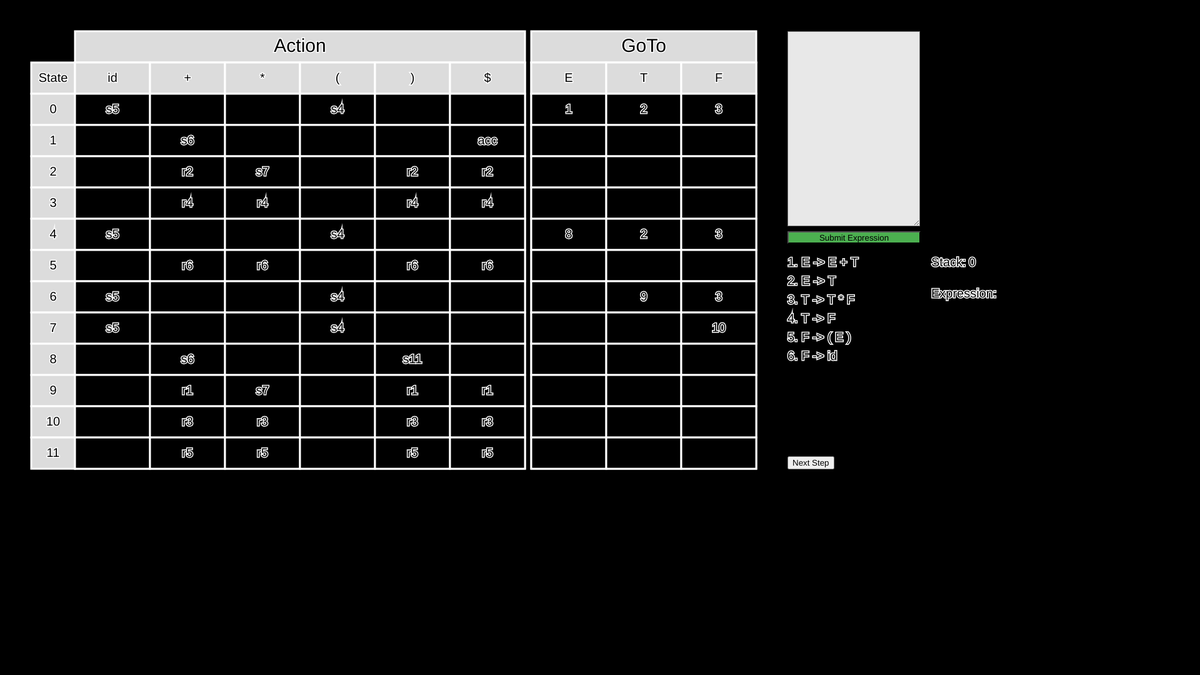
Frame 1 (no input)
Frame 60 (no input): identical to frame 1, image omitted
Frame 120 (the mouse pressed at the canvas centre since frame 60): identical to frame 1, image omitted

The p5.js sketch that drew this single still picture (run headless with seeded random() and noise() and a simulated clock; from frame 60 on, the mouse is pressed at the canvas centre):

// p5.js sketch
// ── sketch.js
//global variables
//let grammerInput, grammerButton;
let expressionInput, expressionButton;
let nextStepButton;

let totalRows = 13;
let actionColumns = 6;
let goToColumns = 3;

let grammar = [
  {num: "1", lhs: "E", rhs: ["E", "+", "T"], rhsCount: 3},
  {num: "2", lhs: "E", rhs: ["T"], rhsCount: 1},
  {num: "3", lhs: "T", rhs: ["T", "*", "F"], rhsCount: 3},
  {num: "4", lhs: "T", rhs: ["F"], rhsCount: 1},
  {num: "5", lhs: "F", rhs: ["(", "E", ")"], rhsCount: 3},
  {num: "6", lhs: "F", rhs: ["id"], rhsCount: 1},
];

let actionArray = ["id", "+", "*", "(", ")", "$"];
let goToArray = ["E", "T", "F"];



let SRPGrid = [
  { E: "1", T: "2", F: "3",  "(": "s4", id: "s5", "+": undefined,   "*": undefined,   ")": undefined,    $: undefined },
  { E: undefined,  T: undefined,  F: undefined,   "(": undefined,   id: undefined,   "+": "s6", "*": undefined,   ")": undefined,    $: "acc" },
  { E: undefined,  T: undefined,  F: undefined,   "(": undefined,   id: undefined,   "+": "r2", "*": "s7", ")": "r2",  $: "r2" },
  { E: undefined,  T: undefined,  F: undefined,   "(": undefined,   id: undefined,   "+": "r4", "*": "r4", ")": "r4",  $: "r4" },
  { E: "8", T: "2", F: "3",  "(": "s4", id: "s5", "+": undefined,   "*": undefined,   ")": undefined,    $: undefined },
  { E: undefined,  T: undefined,  F: undefined,   "(": undefined,   id: undefined,   "+": "r6", "*": "r6", ")": "r6",  $: "r6" },
  { E: undefined,  T: "9", F: "3",  "(": "s4", id: "s5", "+": undefined,   "*": undefined,   ")": undefined,    $: undefined },
  { E: undefined,  T: undefined,  F: "10", "(": "s4", id: "s5", "+": undefined,   "*": undefined,   ")": undefined,    $: undefined },
  { E: undefined,  T: undefined,  F: undefined,   "(": undefined,   id: undefined,   "+": "s6", "*": undefined,   ")": "s11", $: undefined },
  { E: undefined,  T: undefined,  F: undefined,   "(": undefined,   id: undefined,   "+": "r1", "*": "s7", ")": "r1",  $: "r1" },
  { E: undefined,  T: undefined,  F: undefined,   "(": undefined,   id: undefined,   "+": "r3", "*": "r3", ")": "r3",  $: "r3" },
  { E: undefined,  T: undefined,  F: undefined,   "(": undefined,   id: undefined,   "+": "r5", "*": "r5", ")": "r5",  $: "r5" }
];

console.table(SRPGrid);

let stack = ["0", ];


let goToX;

let tokens = [];

function setup() {
  createCanvas(1920, 1080);

  stroke(255);
  strokeWeight(3);

  // Use createElement to make a textarea
  // grammerInput = createElement('textarea');
  // grammerInput.position(1260, 50);
  // grammerInput.size(200, 300);
  // grammerInput.style('text-align', 'left');
  // grammerInput.style('padding', '5px'); 
  // grammerInput.style('font-size', '16px');
  // grammerInput.style('background-color', '#E8E8E8');

  expressionInput = createElement('textarea');
  expressionInput.position(1260, 50);
  expressionInput.size(200, 300);
  expressionInput.style('text-align', 'left');
  expressionInput.style('padding', '5px'); 
  expressionInput.style('font-size', '16px');
  expressionInput.style('background-color', '#E8E8E8');

  // grammerButton = createButton('Submit Grammer');
  // grammerButton.position(1260, 370);
  // grammerButton.size(213, 20);
  // grammerButton.mousePressed(grammerParser);
  // grammerButton.style('background-color', '#4CAF50');
  
  expressionButton = createButton('Submit Expression');
  expressionButton.position(1260, 370);
  expressionButton.size(213, 20);
  expressionButton.mousePressed(parse);
  expressionButton.style('background-color', '#4CAF50');

  nextStepButton = createButton('Next Step');
  nextStepButton.position(1260, 730);
  nextStepButton.mousePressed(step);

  textAlign(CENTER, CENTER);

 
}


//#region draw
function draw() {
  background(0);

  fill(0);
  strokeWeight(3);
  textAlign(CENTER, CENTER);
  // Action Border
  rect(120, 100, actionColumns * 120, totalRows * 50);

  // goTo Border
  goToX = (120 + actionColumns * 120 + 10);
  rect(goToX, 100, goToColumns * 120, totalRows * 50);

  drawActionTable();

  drawgoToTable();

  drawGrid();

  displayGrammar();

  displayExpression();
}

function drawActionTable() {

  fill(220);
  rect(120, 50, 120 * actionColumns, 50);
  fill(0);
  textSize(30);
  text("Action", 120 + (120 * actionColumns) / 2, 75);

  for(i = 0; i < totalRows; i++) {
    fill(220);
    rect(50, 100 + (i * 50), 70, 50);

    fill(0);
    textSize(20);

    (i > 0) ? text(i - 1, 85, 125 + (i * 50)) : text("State", 85, 125);
  }

  for(i = 0; i < actionColumns; i++) {
    fill(220);
    rect(120 + (i * 120), 100, 120, 50);
    fill(0);
    textSize(20);
    text(actionArray[i], 180 + (i * 120), 125);
  }

}

function drawgoToTable() {

  fill(220);
  rect(goToX, 50, goToColumns * 120, 50);
  fill(0);
  textSize(30);
  text("GoTo", goToX + (goToColumns * 120) / 2, 75);

  for(i = 0; i < goToColumns; i++) {
    fill(220);
    rect(goToX + (i * 120), 100, 120, 50);
    fill(0);
    textSize(20);
    text(goToArray[i], goToX + 60 + (i * 120), 125);
  }


}

function drawGrid() {
  // ACTIONS
  for (let i = 0; i < totalRows; i++) {
    for (let j = 0; j < actionColumns; j++) {
      // Highlight current cell
      if (i === actionHighlightedRow && j === actionHighlightedColumn && actionHighlightedColumn !== -1 && !improperSyntax) {
        fill(0, 255, 0); // Highlight shift cell in green
      } else if(i === actionHighlightedRow && j === actionHighlightedColumn  && actionHighlightedColumn !== -1 && improperSyntax) {
        fill(255, 0, 0);
      } else {
        fill(0); // Regular cell background
      }

      if(i < totalRows - 1) {
        rect(120 + (j * 120), 150 + (i * 50), 120, 50);
      } 

      fill(0); // black text
      textSize(20);
      if (SRPGrid[i] && SRPGrid[i][actionArray[j]] !== undefined) {
        text(SRPGrid[i][actionArray[j]], 180 + (j * 120), 175 + (i * 50));
      }
    }
  }


  // GOTOs
  for (let i = 0; i < totalRows; i++) {
    for (let j = 0; j < goToColumns; j++) {
      if (i === goToHighlightedRow && j === goToHighlightedColumn && highlightedIsGoto) {
        fill(0, 255, 0);
      } else {
        fill(0);
      }

      if(i < totalRows - 1) {
        rect(goToX + (j * 120), 150 + (i * 50), 120, 50); 
      } 

      fill(0);
      textSize(20);
      if (SRPGrid[i] && SRPGrid[i][goToArray[j]] !== undefined) {
        text(SRPGrid[i][goToArray[j]], goToX + 60 + (j * 120), 175 + (i * 50));
      }
    }
  }
}

function displayGrammar() {
  textAlign(LEFT, CENTER);
  for (let i = 0; i < grammar.length; i++) {
    if (grammar[i].num === currentRuleNum) {
      fill(0, 255, 0); // Green
    } else {
      fill(0); // black
    }

    textSize(20);
    text(grammar[i].num + ". " + grammar[i].lhs + " -> " + grammar[i].rhs.join(" "), 1260, 420 + (i * 30));
  }
}

function displayExpression() {
  textAlign(LEFT, CENTER);
  textSize(20);

  fill(0);
  text("Stack: ", 1490, 420); // spread vertically
  for (let i = 0; i < stack.length; i++) {
    text(stack[i], 1550 + (i * 20), 420);
  }

  text("Expression: ", 1490, 470);
  for(let i = 0; i < tokens.length; i++) {
    if (i === currentToken) {
      fill(0, 255, 0); // Highlight current token
    } else {
      fill(0);
    }
    text(tokens[i], 1600 + (i * 20), 470);
  }
  
}

//#endregion

//#region parsing logic (assignment)
//global variables
let previouseState = 0;
let goToToken = "";

let currentRuleNum = -1;
let actionHighlightedRow = -1;
let actionHighlightedColumn = -1;
let goToHighlightedRow = -1;
let goToHighlightedColumn = -1;

let highlightedIsGoto = false;

let improperSyntax = false;


let currentToken = 0;

function parse() {
  improperSyntax = false; //ensures that impropersyntax is reset to false at the click of "submit expression" button
  stack = ["0"]; // sets stack to start at 0 "resets stack"
  currentToken = 0; //esures the current token index is reset to 0
  let expression = expressionInput.value(); //gets the expression from the input box
  tokens = expression.match(/\w+|[^\s\w]/g); //splits the expression into tokens

  actionHighlightedRow = -1;
  actionHighlightedColumn = -1;
  goToHighlightedRow = -1;
  goToHighlightedColumn = -1;

  //setTimeout(step, 100); // Start stepping through the tokens
}

// recursive function to ensure that each step occurs independently waiting on button press for next step
function step() {
  currentRuleNum = -1;

  // Ends the timed loop if we reach the end of the tokens (used onyl for setTimeout)
  // if (currentToken >= tokens.length) {
  //   logStack(stack);
  //   return;
  // }

  let parsingRow = stack[stack.length - 1]; //since the stack always has a number at the top we take that and make it the current row
  let token = tokens[currentToken]; //get the current token which is the current position in the expression
  let action = SRPGrid[parsingRow]?.[token]; //actions are either "undefined" (error) or contain "s" (shift) or "r" (reduce) or "acc" (accept) (gets row at current token)
  // console.log("Parsing Row: ", parsingRow);
  // console.log("Token: ", token);
  // console.log("Action: ", action);

  //marks the current row and column for marking the current position in the draw grid function
  actionHighlightedRow = parseInt(parsingRow); 
  actionHighlightedColumn = actionArray.indexOf(token);
  highlightedIsGoto = false;

  if (action !== undefined) { //ensures that the action is defined (meaning no error in parsing)
    if (action[0] === "s") { //detects shift by getting the first character 
      stack.push(token); //since its a shift action we just push the token to the stack
      stack.push(parseInt(action.substring(1))); //we also push the number after it to the stack for future parsing
    }
    else if (action[0] === "r") { //detects reduction by getting the first character
      let validReduction = false;
      validReduction = reduce(parseInt(action.substring(1))); //calls reduce function

      // Goto highlight (based on reduction)
      if (validReduction && SRPGrid[previouseState] && SRPGrid[previouseState][goToToken] !== undefined) { //takes advantage of short circuit evaluation (from class)
        action = SRPGrid[previouseState][goToToken];
        stack.push(parseInt(action));

        //marks GOTO row and column for tracking proggression
        highlightedIsGoto = true;
        goToHighlightedRow = parseInt(previouseState);
        goToHighlightedColumn = goToArray.indexOf(goToToken);

        // console.log("Goto Hilighted Row: ", goToHighlightedRow);
        // console.log("Goto Hilighted Column: ", goToHighlightedColumn);
    
      } else {
        improperSyntax = true;
        return; //halt all parcing since we landed on an undefined square in the goto table
      }

      currentToken--; // since we reduce we need to stay on the current token
    }
    else if (action === "acc") { //we finished parsing the expression symbolized by landing on "acc"
      console.log("Accepted");
      logStack(stack);
      return;
    }
  } else { //the action was undefined therefore the is an error in the expression
    improperSyntax = true;
    return; //halt all parsing since we landed on an undefined square
  }

  //logStack(stack);
  currentToken++; //go to the next token

  //proccess the next step after 1.5 seconds
  //setTimeout(step, 1500);
}


function reduce(ruleNum) {
  let rhs; //gets the right had side of the rule for example "E -> E + id" (rhs = "E + id")
  let matched = true; //sets a flag that determines if a match to the rhs was found
  let matchedRule;
  for (let rule of grammar) {
    if (parseInt(rule.num) == ruleNum) {
      rhs = rule.rhs;
      matchedRule = rule;
      console.log("rhs: ", rhs);
      break;
    }
  } 
    //let tempString = ""; //sets a temporary string that only stores characters like "id" and "E" as well as opperands like "+" and "-"

    // Check top of stack for a match with this rule's RHS
    for (let i = stack.length - 2, j = rhs.length - 1; j >= 0; i -= 2, j--) {
      if ((i < 0 || stack[i] !== rhs[j])) { //no match found
        matched = false;
        break;
      }
      //tempString = rhs[j] + tempString; //appends the temporary string 
    }

    if (matched) { //if a match was found pop the rhs rule from the stack for example stack: 0 E 1 + 3 id 4 --> stack: 0 E 1
      // console.log("Matched Rule: ", rule.lhs, "->", rule.rhs.join(" "));
      // console.log("Matched string: ", tempString);

      currentRuleNum = ruleNum; //get the matched rule number

      // removes the rhs rule from the stack loops for double the length of rhs
      for (let k = 0; k < rhs.length * 2; k++) {
        stack.pop();
      }

      // Now find state under the top
      let stateBeforeRHS = stack[stack.length - 1]; //now that stack is popped the state equals the number brefore the RHS
      goToToken = matchedRule.lhs; //set the goTO token to be the LHS of the RHS
      previouseState = stateBeforeRHS; //sets global variable previous state

      // Push LHS and next state (will be looked up right after reduce)
      stack.push(goToToken); // push LHS
      return true;
    } else {
      return false;
    }

}


function logStack(stack) {
  console.log("Current Stack: ", stack);
  let stackString = stack.join(" ");
  console.log("Stack String: ", stackString);
}

//#endregion
// ── draw.js
/*******************************************************************

    This file contains the table generator for the shift-reduce-parser.
    However, I am not confident in it and thus it will not be used in the final version.

********************************************************************/

//#region generate table
function grammerParser() {
    let input = grammerInput.value();
    let lines = input.split('\n');
  
    grammar = [];
  
    actionArray = [];
    actionArray.push("id");
  
    goToArray = [];
  
    lines.forEach(line => {
      let parts = line.split('->');
  
      if (parts.length === 2) {
        let lhs = parts[0].trim();
        let rhsSymbols = parts[1].trim().split(/\s+/); // splits by any whitespace
  
        grammar.push({
          num: grammar.length + 1,
          lhs: lhs,
          rhs: rhsSymbols,
          rhsCount: rhsSymbols.length  // count of elements on RHS
        });
  
        rhsSymbols.forEach(symbol => {
          for(let char of symbol) {
            if(/[^a-zA-Z]/.test(char) && !actionArray.includes(char)) {
              actionArray.push(char);
            }
          }
        })
  
        for (let char of lhs) {
          //console.log(char);
          if (!goToArray.includes(char)) {
            //console.log(char);
            goToArray.push(char);
          }
        }
        
      }
    });
    //console.log(goToArray.length);
    actionArray.push("$");
  
    calculateStates();
  
    actionColumns = actionArray.length;
  
    goToColumns = goToArray.length;
  }
  
  function calculateStates() {
    let augmentedStart = {
      lhs: "S'",
      rhs: [grammar[0].lhs],
      dotPosition: 0
    };
  
    let states = [];
    let transitions = [];
  
    let startState = closure([augmentedStart]);
    states.push(startState);
    let queue = [startState];
  
    while (queue.length > 0) {
      let currentState = queue.shift();
  
      let symbols = getAllSymbols(currentState);
  
      symbols.forEach(symbol => {
        let nextState = goTo(currentState, symbol);
        if (nextState.length === 0) return;
  
        // Check if this state already exists
        let existingIndex = findState(states, nextState);
        if (existingIndex === -1) {
          states.push(nextState);
          queue.push(nextState);
          existingIndex = states.length - 1;
        }
  
        transitions.push({
          from: states.indexOf(currentState),
          symbol: symbol,
          to: existingIndex
        });
      });
    }
  
    // Optional: Log or store states and transitions
    console.log("States:");
    states.forEach((state, i) => {
      console.log(`State ${i}:`);
      state.forEach(item => {
        console.log(`  ${item.lhs} -> ${item.rhs.slice(0, item.dotPosition).join(' ')} • ${item.rhs.slice(item.dotPosition).join(' ')}`);
      });
    });
  
    calculateGrid(states, transitions);
  
    totalRows = states.length + 1;
  }
  
  function closure(items) {
    let closureSet = [...items];
    let changed = true;
  
    while (changed) {
      changed = false;
      let newItems = [];
  
      closureSet.forEach(item => {
        let symbolAfterDot = item.rhs[item.dotPosition];
  
        if (symbolAfterDot && isNonTerminal(symbolAfterDot)) {
          grammar.forEach(rule => {
            if (rule.lhs === symbolAfterDot) {
              let newItem = {
                lhs: rule.lhs,
                rhs: rule.rhs,
                dotPosition: 0
              };
  
              if (!itemExistsInSet(closureSet.concat(newItems), newItem)) {
                newItems.push(newItem);
                changed = true;
              }
            }
          });
        }
      });
  
      closureSet = closureSet.concat(newItems);
    }
  
    return closureSet;
  }
  
  function goTo(state, symbol) {
    let movedItems = [];
  
    state.forEach(item => {
      if (item.dotPosition < item.rhs.length && item.rhs[item.dotPosition] === symbol) {
        movedItems.push({
          lhs: item.lhs,
          rhs: item.rhs,
          dotPosition: item.dotPosition + 1
        });
      }
    });
  
    return closure(movedItems);
  }
  
  function getAllSymbols(state) {
    let symbols = new Set();
  
    state.forEach(item => {
      let symbol = item.rhs[item.dotPosition];
      if (symbol) symbols.add(symbol);
    });
  
    return [...symbols];
  }
  
  function isNonTerminal(symbol) {
    return /^[A-Z]$/.test(symbol);
  }
  
  function findState(states, stateToFind) {
    for (let i = 0; i < states.length; i++) {
      const state = states[i];
  
      if (state.length !== stateToFind.length) continue;
  
      let match = state.every(item =>
        itemExistsInSet(stateToFind, item)
      ) && stateToFind.every(item =>
        itemExistsInSet(state, item)
      );
  
      if (match) return i;
    }
    return -1;
  }
  
  function itemExistsInSet(set, item) {
    return set.some(existing =>
      existing.lhs === item.lhs &&
      JSON.stringify(existing.rhs) === JSON.stringify(item.rhs) &&
      existing.dotPosition === item.dotPosition
    );
  }
  
  function calculateGrid(states, transitions) {
    console.log("calc grid called");
    SRPGrid = [];
  
    const firstTerminals = getFirstTerminalsOfRules();
  
    states.forEach((state, stateIndex) => {
      let row = {};
  
      transitions.forEach(trans => {
        if (trans.from === stateIndex) {
          if (isNonTerminal(trans.symbol)) {
            row[trans.symbol] = `${trans.to}`; // Goto on non-terminals
          } else {
            row[trans.symbol] = `s${trans.to}`; // Shift on terminals
          }
        }
      });
  
      state.forEach(item => {
        if (item.dotPosition === item.rhs.length) {
          if (item.lhs === "S'") {
            row["$"] = "acc";
          } else {
            let ruleIndex = grammar.findIndex(rule =>
              rule.lhs === item.lhs &&
              JSON.stringify(rule.rhs) === JSON.stringify(item.rhs)
            );
  
            actionArray.forEach(t => {
              if (!firstTerminals.has(t) && !row[t]) {
                row[t] = `r${ruleIndex + 1}`;
              }
            });
  
            if (!row["$"]) row["$"] = `r${ruleIndex + 1}`;
          }
        }
      });
  
      SRPGrid.push(row);
      
    });
    console.log(SRPGrid);
    //logSRPGrid(SRPGrid, actionArray, goToArray);
  }
  
  function getFirstTerminalsOfRules() {
    let firsts = new Set();
  
    grammar.forEach(rule => {
      let firstSymbol = rule.rhs[0];
  
      // Only include terminals (not non-terminals)
      if (!isNonTerminal(firstSymbol)) {
        firsts.add(firstSymbol);
      }
    });
  
    return firsts;
  }
  
  
  function logSRPGrid(SRPGrid, terminals, nonTerminals) {
    let table = [];
  
    for (let i = 0; i < SRPGrid.length; i++) {
      let row = {};
      row["State"] = i;
  
      for (let t of terminals) {
        row[t] = SRPGrid[i]?.[t] || "";
      }
  
      for (let nt of nonTerminals) {
        row[nt] = SRPGrid[i]?.[nt] || "";
      }
  
      table.push(row);
    }
  
    console.log("=== Shift Reduce Parsing Table ===");
    console.table(table);
  }
  //#endregion
